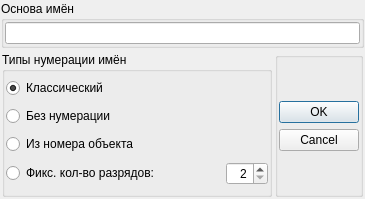
<?xml version="1.0" encoding="UTF-8"?>
<ui version="4.0">
 <class>Batch_Rename_Dialog</class>
 <widget class="QDialog" name="Batch_Rename_Dialog">
  <property name="geometry">
   <rect>
    <x>0</x>
    <y>0</y>
    <width>365</width>
    <height>199</height>
   </rect>
  </property>
  <property name="windowTitle">
   <string>Пакетное переименование</string>
  </property>
  <property name="windowIcon">
   <iconset resource="../../Z-Hub/resources.qrc">
    <normaloff>:/icons/z-icon.ico</normaloff>:/icons/z-icon.ico</iconset>
  </property>
  <layout class="QVBoxLayout" name="verticalLayout">
   <property name="spacing">
    <number>3</number>
   </property>
   <property name="leftMargin">
    <number>1</number>
   </property>
   <property name="topMargin">
    <number>1</number>
   </property>
   <property name="rightMargin">
    <number>1</number>
   </property>
   <property name="bottomMargin">
    <number>1</number>
   </property>
   <item>
    <widget class="QGroupBox" name="BaseName_groupBox">
     <property name="title">
      <string>Основа имён</string>
     </property>
     <layout class="QVBoxLayout" name="verticalLayout_3">
      <property name="spacing">
       <number>3</number>
      </property>
      <property name="leftMargin">
       <number>1</number>
      </property>
      <property name="topMargin">
       <number>1</number>
      </property>
      <property name="rightMargin">
       <number>1</number>
      </property>
      <property name="bottomMargin">
       <number>1</number>
      </property>
      <item>
       <widget class="QLineEdit" name="BaseName_lineEdit"/>
      </item>
     </layout>
    </widget>
   </item>
   <item>
    <layout class="QHBoxLayout" name="horizontalLayout">
     <property name="spacing">
      <number>3</number>
     </property>
     <property name="leftMargin">
      <number>1</number>
     </property>
     <property name="topMargin">
      <number>1</number>
     </property>
     <property name="rightMargin">
      <number>1</number>
     </property>
     <property name="bottomMargin">
      <number>1</number>
     </property>
     <item>
      <widget class="QGroupBox" name="ExtTypes_groupBox">
       <property name="title">
        <string>Типы нумерации имён</string>
       </property>
       <layout class="QGridLayout" name="gridLayout">
        <property name="leftMargin">
         <number>1</number>
        </property>
        <property name="topMargin">
         <number>1</number>
        </property>
        <property name="rightMargin">
         <number>1</number>
        </property>
        <property name="bottomMargin">
         <number>1</number>
        </property>
        <property name="spacing">
         <number>3</number>
        </property>
        <item row="1" column="0">
         <widget class="QRadioButton" name="Empty_radioButton">
          <property name="text">
           <string>Без нумерации</string>
          </property>
         </widget>
        </item>
        <item row="3" column="1">
         <widget class="QSpinBox" name="spinBox">
          <property name="maximumSize">
           <size>
            <width>42</width>
            <height>16777215</height>
           </size>
          </property>
          <property name="alignment">
           <set>Qt::AlignRight|Qt::AlignTrailing|Qt::AlignVCenter</set>
          </property>
          <property name="minimum">
           <number>2</number>
          </property>
          <property name="maximum">
           <number>19</number>
          </property>
          <property name="value">
           <number>2</number>
          </property>
         </widget>
        </item>
        <item row="0" column="0">
         <widget class="QRadioButton" name="Classic_radioButton">
          <property name="text">
           <string>Классический</string>
          </property>
          <property name="checked">
           <bool>true</bool>
          </property>
         </widget>
        </item>
        <item row="3" column="0">
         <widget class="QRadioButton" name="Digits_radioButton">
          <property name="text">
           <string>Фикс. кол-во разрядов:</string>
          </property>
         </widget>
        </item>
        <item row="2" column="0">
         <widget class="QRadioButton" name="FromUID_radioButton">
          <property name="text">
           <string>Из номера объекта</string>
          </property>
         </widget>
        </item>
       </layout>
      </widget>
     </item>
     <item>
      <widget class="QGroupBox" name="Accept_groupBox">
       <property name="maximumSize">
        <size>
         <width>88</width>
         <height>16777215</height>
        </size>
       </property>
       <property name="title">
        <string/>
       </property>
       <property name="alignment">
        <set>Qt::AlignCenter</set>
       </property>
       <layout class="QGridLayout" name="gridLayout_2">
        <property name="leftMargin">
         <number>1</number>
        </property>
        <property name="topMargin">
         <number>1</number>
        </property>
        <property name="rightMargin">
         <number>1</number>
        </property>
        <property name="bottomMargin">
         <number>1</number>
        </property>
        <property name="spacing">
         <number>3</number>
        </property>
        <item row="0" column="0">
         <widget class="QDialogButtonBox" name="buttonBox">
          <property name="orientation">
           <enum>Qt::Vertical</enum>
          </property>
          <property name="standardButtons">
           <set>QDialogButtonBox::Cancel|QDialogButtonBox::Ok</set>
          </property>
          <property name="centerButtons">
           <bool>true</bool>
          </property>
         </widget>
        </item>
       </layout>
      </widget>
     </item>
    </layout>
   </item>
  </layout>
 </widget>
 <resources>
  <include location="../../Z-Hub/resources.qrc"/>
 </resources>
 <connections>
  <connection>
   <sender>buttonBox</sender>
   <signal>accepted()</signal>
   <receiver>Batch_Rename_Dialog</receiver>
   <slot>accept()</slot>
   <hints>
    <hint type="sourcelabel">
     <x>248</x>
     <y>254</y>
    </hint>
    <hint type="destinationlabel">
     <x>157</x>
     <y>274</y>
    </hint>
   </hints>
  </connection>
  <connection>
   <sender>buttonBox</sender>
   <signal>rejected()</signal>
   <receiver>Batch_Rename_Dialog</receiver>
   <slot>reject()</slot>
   <hints>
    <hint type="sourcelabel">
     <x>316</x>
     <y>260</y>
    </hint>
    <hint type="destinationlabel">
     <x>286</x>
     <y>274</y>
    </hint>
   </hints>
  </connection>
 </connections>
</ui>
